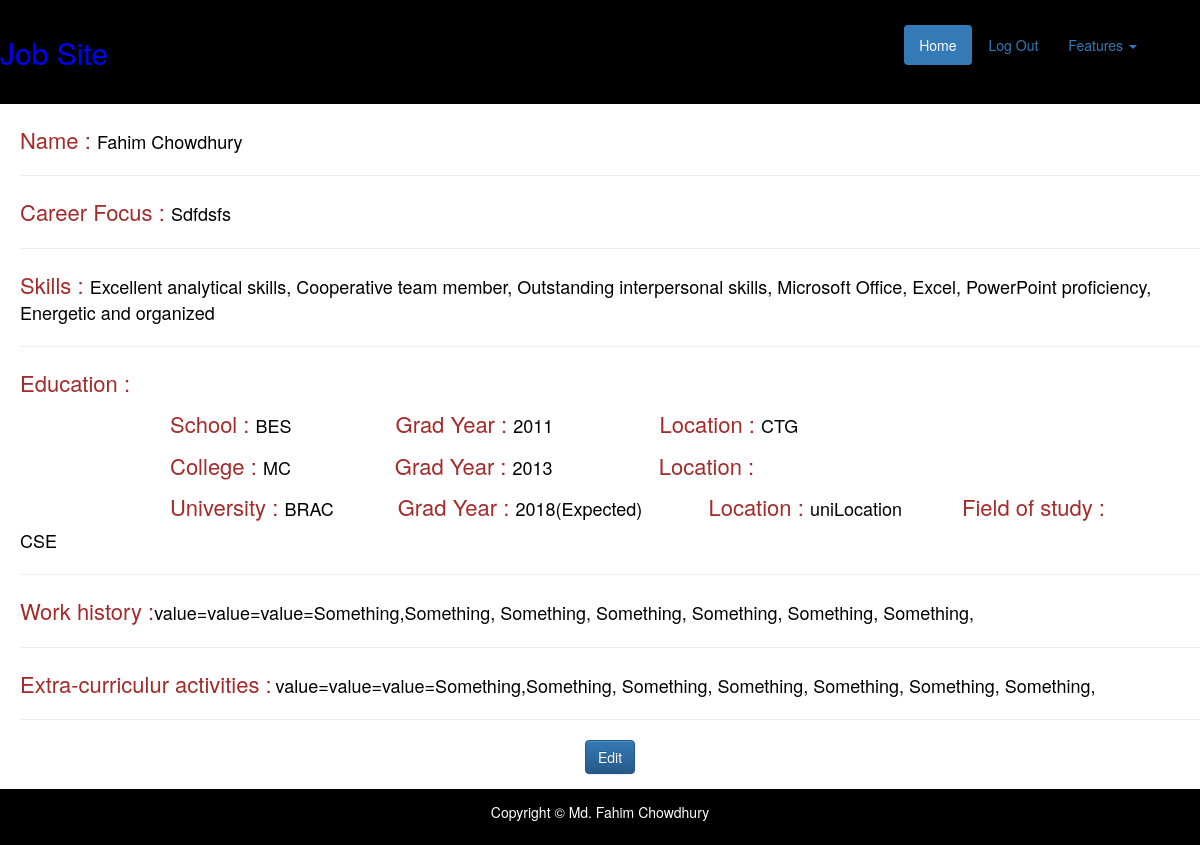
Screenshot of /resumeView.php?email=fahim@gmail.com (signed in) with the database file from the repository.
### tables this page shows
CREATE TABLE IF NOT EXISTS `resume` (
  `resumeId` int(11) NOT NULL AUTO_INCREMENT,
  `name` text NOT NULL,
  `skill` text NOT NULL,
  `schoolName` text NOT NULL,
  `schoolGradYear` text NOT NULL,
  `schoolLocation` text NOT NULL,
  `collegeName` text NOT NULL,
  `collegeGradYear` text NOT NULL,
  `collegeLocation` text NOT NULL,
  `uniName` text NOT NULL,
  `uniGradYear` text NOT NULL,
  `uniLocation` text NOT NULL,
  `uniStudy` text NOT NULL,
  `career` text,
  `workHistory` text,
  `extraCurriculum` text,
  `userEmail` text NOT NULL,
  PRIMARY KEY (`resumeId`)
);

### resumeView.php (the view, shortened to what this page needs)
<!doctype html>
<html>
    <head>
         <link href="style.css" rel="stylesheet" type="text/css">
        <link rel="stylesheet" href="css/bootstrap.css">
        <link rel="stylesheet" href="https://maxcdn.bootstrapcdn.com/bootstrap/3.3.6/css/bootstrap-theme.min.css">
    </head>
    <body>
         <h2 id="title">Job Site</h2>
        <div id="navigation">
            <ul class="nav nav-pills">
                <li class="dropdown">
                    <a href="#" class="dropdown-toggle" data-toggle="dropdown" role="button" aria-haspopup="true" aria-expanded="false">Features <span class="caret"></span></a>
                </li>
                <li id="loginButton"><a href="#" id="loginButton" data-toggle="modal" data-target="#myModal">Login</a></li>
                <li role="presentation" class="active"><a href="index.php">Home</a></li>
            </ul>
        </div>
        <?php
        include "dbconnect.php";
        if(!isset($_SESSION['login'])){
            header('Location:error.php?flag=3');
        }else{
            $query="select * from resume where userEmail='".$_GET['email']."'";
            $run=mysqli_query($conn,$query);
            $row=mysqli_fetch_assoc($run); ?>
        <div id="resumeDetails">
            <p><span id="titleR">Name : </span><span id="val"><?php echo $row['name']?></span></p><hr>
            <p><span id="titleR">Career Focus : </span><span id="val"><?php echo $row['career']?></span></p><hr>
            <p><span id="titleR">Skills : </span><span id="val"><?php echo $row['skill']?></span></p><hr>
            <p><span id="titleR">Education :</span></p>
            <p><span id="school">School : </span><span id="val"><?php echo $row['schoolName']?></span> <span id="titleR">Grad Year : <span id="val"><?php echo $row['schoolGradYear']?></span> </span><span id="titleR">Location : <span id="val"><?php echo $row['schoolLocation']?></span></span></p>
            <p><span id="school">College : </span><span id="val"><?php echo $row['collegeName']?></span> <span id="titleR">Grad Year : <span id="val"><?php echo $row['collegeGradYear']?></span> </span><span id="titleR">Location : <span id="val"><?php echo $row['collegeLocation']?></span></span></p>
            <p><span id="school">University : </span><span id="uniVal"><?php echo $row['uniName']?></span> <span id="titleR">Grad Year : <span id="uniVal"><?php echo $row['uniGradYear']?></span> </span><span id="titleR">Location : <span id="uniVal"><?php echo $row['uniLocation']?></span></span><span id="titleR">Field of study : <span id="uniVal"><?php echo $row['uniStudy']?></span></span></p><hr>
            <p><span id="titleR">Work history :</span><span id="val"><?php echo $row['workHistory']?></span> </p><hr>
            <p><span id="titleR">Extra-curriculur activities :</span> <span id="val"><?php echo $row['extraCurriculum']?></span></p><hr>
            <div style="text-align:center;margin-bottom:15px;">
                <a href="resumeEdit.php?email=<?php echo $_GET['email'];?>"><button type="submit" class="btn btn-primary btn-md">Edit</button></a>
            </div>
            <?php
        }
            ?>
        </div>
        <footer id="footer" class="footer">
            <p>Copyright &copy; Md. Fahim Chowdhury</p>
        </footer>
    </body>
</html>

### style.css (style rules this page uses)
* { margin:0; padding:0; }
#navigation { padding-top: 25px; padding-bottom: 25px; background-color: black; padding-right: 4%; }
#title { color: blue; margin-top: 3%; float: left; }
#footer { padding: 13px; background-color: black; color: white; clear: both; text-align: center; }

### resumeView.php (style rules this page uses)
#resumeDetails { margin-top: 20px; margin-left: 20px; }
#titleR { color: brown; font-size: 22px; }
#val { font-size: 18px; margin-right: 100px; color: black; }
#uniVal { font-size: 18px; margin-right: 60px; color: black; }
#school { color: brown; font-size: 22px; margin-left: 150px; }

### rows the page displays
resume: name "Fahim Chowdhury", career "Sdfdsfs", skill "Excellent analytical skills, Cooperative team member, Outstanding interpersonal skills, Microsoft Office, Excel, PowerPoint proficiency, Energetic and organized", schoolName "BES", schoolGradYear "2011", schoolLocation "CTG", collegeName "MC", collegeGradYear "2013", uniName "BRAC", uniGradYear "2018(Expected)", uniLocation "uniLocation", uniStudy "CSE", workHistory "value=value=value=Something,Something, Something, Something, Something, Something, Something,", extraCurriculum "value=value=value=Something,Something, Something, Something, Something, Something, Something,"
